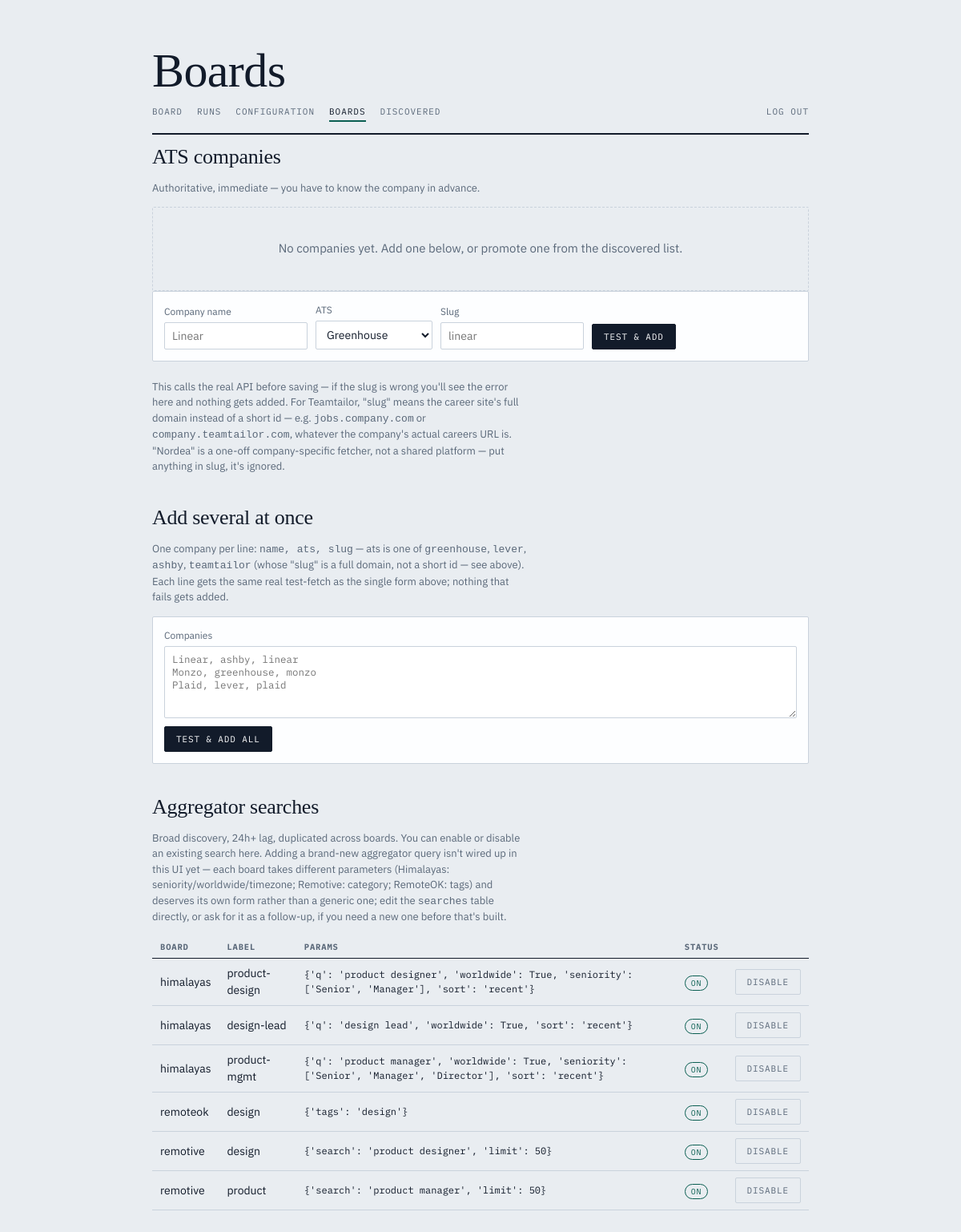
The page /boards (signed in) on the database as committed earlier.
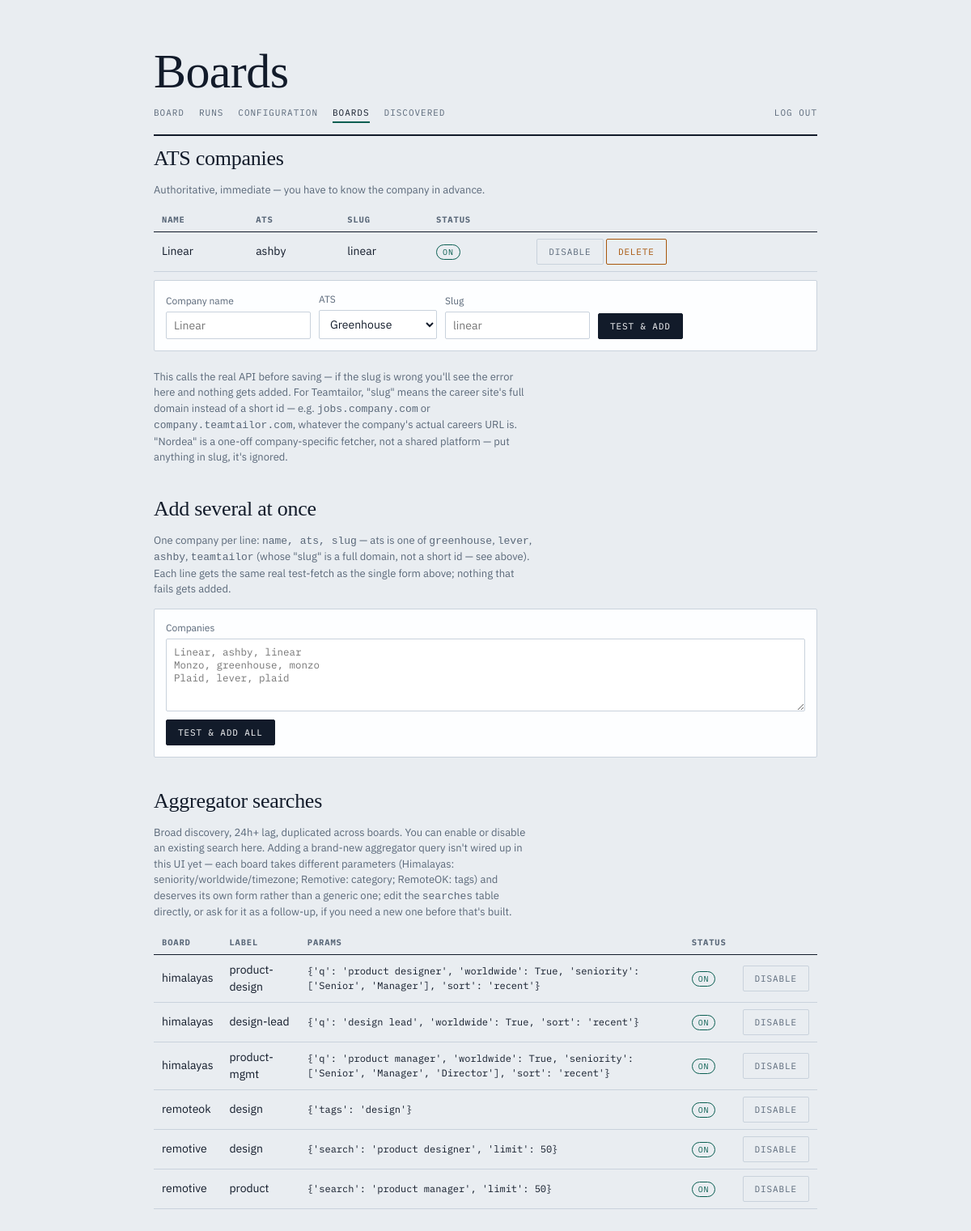
The same page on the database as committed later.
### tables this page shows
CREATE TABLE searches (
    id       INTEGER PRIMARY KEY AUTOINCREMENT,
    board_id INTEGER NOT NULL REFERENCES boards(id),
    label    TEXT NOT NULL DEFAULT '',
    params   TEXT NOT NULL DEFAULT '{}',
    enabled  INTEGER NOT NULL DEFAULT 1
);

CREATE TABLE boards (
    id           INTEGER PRIMARY KEY AUTOINCREMENT,
    name         TEXT NOT NULL,
    kind         TEXT NOT NULL DEFAULT 'builtin' CHECK (kind IN ('builtin', 'custom')),
    adapter      TEXT NOT NULL,
    base_url     TEXT NOT NULL DEFAULT '',
    field_map    TEXT,
    enabled      INTEGER NOT NULL DEFAULT 1,
    last_ok_at   TEXT,
    last_error   TEXT
);

### web.py (the view)
@app.get("/boards", response_class=HTMLResponse)
def boards_page(request: Request):
    with db.connect() as conn:
        db.init_schema(conn)
        all_boards = db.list_boards(conn)
        companies = [b for b in all_boards if b["adapter"] in ("greenhouse", "lever", "ashby", "teamtailor", "nordea")]
        searches = db.list_searches(conn)
    return templates.TemplateResponse(request, "boards.html", {
        "active": "boards",
        "companies": companies, "searches": searches,
        "prefill_name": request.query_params.get("prefill_name", ""),
        "prefill_slug": request.query_params.get("prefill_slug", ""),
        **flash_ctx(request),
    })

### templates/boards.html (shortened to what this page needs)
{% extends "base.html" %}
{% block h1 %}Boards{% endblock %}
{% block content %}
<h2 class="section">ATS companies</h2>
<p class="hint">Authoritative, immediate — you have to know the company in advance.</p>
{% if not companies %}
<div class="empty">No companies yet. Add one below, or promote one from the discovered list.</div>
{% else %}
<table class="grid">
  <tr><th>name</th><th>ats</th><th>slug</th><th>status</th><th></th></tr>
  {% for b in companies %}
  <tr>
    <td>{{ b.name }}</td>
    <td>{{ b.adapter }}</td>
    <td>{{ b.base_url }}</td>
    <td><span class="pill {{ 'on' if b.enabled else 'off' }}">{{ 'on' if b.enabled else 'off' }}</span></td>
    <td>
      <form class="inline" method="post" action="/boards/{{ b.id }}/toggle">
        <button class="ghost" type="submit">{{ 'disable' if b.enabled else 'enable' }}</button>
      </form>
      <form class="inline" method="post" action="/boards/{{ b.id }}/delete">
        <button class="danger" type="submit">delete</button>
      </form>
    </td>
  </tr>
  {% endfor %}
</table>
{% endif %}
<form class="row-form" method="post" action="/boards/add">
  <label>Company name<input type="text" name="name" placeholder="Linear" value="{{ prefill_name }}" required></label>
  <label>ATS
    <select name="adapter">
      <option value="greenhouse">Greenhouse</option>
    </select>
  </label>
  <label>Slug<input type="text" name="slug" placeholder="linear" value="{{ prefill_slug }}" required></label>
  <button type="submit">Test &amp; add</button>
</form>
<p class="hint">This calls the real API before saving — if the slug is wrong
you'll see the error here and nothing gets added. For Teamtailor, "slug"
means the career site's full domain instead of a short id — e.g.
<code>jobs.company.com</code> or <code>company.teamtailor.com</code>,
whatever the company's actual careers URL is. "Nordea" is a one-off
company-specific fetcher, not a shared platform — put anything in slug,
it's ignored.</p>
<h2 class="section">Add several at once</h2>
<p class="hint">One company per line: <code>name, ats, slug</code> — ats is
one of <code>greenhouse</code>, <code>lever</code>, <code>ashby</code>,
<code>teamtailor</code> (whose "slug" is a full domain, not a short id — see
above). Each line gets the same real test-fetch as the single form above;
nothing that fails gets added.</p>
<form class="row-form" method="post" action="/boards/bulk_add" style="display:block">
  <label style="width:100%">Companies
    <textarea name="companies" style="width:100%" placeholder="Linear, ashby, linear&#10;Monzo, greenhouse, monzo&#10;Plaid, lever, plaid"></textarea>
  </label>
  <div style="margin-top:10px"><button type="submit">Test &amp; add all</button></div>
</form>
<h2 class="section">Aggregator searches</h2>
<p class="hint">Broad discovery, 24h+ lag, duplicated across boards. You can
enable or disable an existing search here. Adding a brand-new aggregator
query isn't wired up in this UI yet — each board takes different
parameters (Himalayas: seniority/worldwide/timezone; Remotive: category;
RemoteOK: tags) and deserves its own form rather than a generic one; edit
the <code>searches</code> table directly, or ask for it as a follow-up, if
you need a new one before that's built.</p>
{% if not searches %}
<div class="empty">No aggregator searches configured.</div>
{% else %}
<table class="grid">
  <tr><th>board</th><th>label</th><th>params</th><th>status</th><th></th></tr>
  {% for s in searches %}
  <tr>
    <td>{{ s.board_adapter }}</td>
    <td>{{ s.label }}</td>
    <td style="font-family:'IBM Plex Mono',monospace; font-size:12px">{{ s.params }}</td>
    <td><span class="pill {{ 'on' if s.enabled else 'off' }}">{{ 'on' if s.enabled else 'off' }}</span></td>
    <td>
      <form class="inline" method="post" action="/searches/{{ s.id }}/toggle">
        <button class="ghost" type="submit">{{ 'disable' if s.enabled else 'enable' }}</button>
      </form>
    </td>
  </tr>
  {% endfor %}
</table>
{% endif %}
{% endblock %}

Rows that differ between the two databases and show on the page:
added boards: name "Linear", adapter "ashby", base_url "linear", enabled "ON", enabled "DISABLE"
Other text that changed with them:
text no longer shown: "No companies yet. Add one below, or promote one from the discovered list."
text now shown: "NAME ATS SLUG STATUS"
